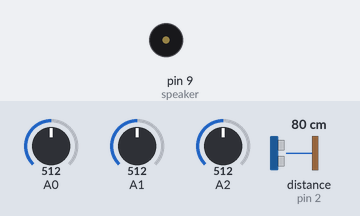
Recording of a sketch running on a simulated Arduino Uno, built with avr-gcc and run on an emulated ATmega328P. Parts: buzzer (waves = sounding). Wiring (inferred from the names in the program): ultrasonic range finder: trigger pin 3; echo pin 2. Inputs (shaded band) come from the test bench; at power-on: A0 = 512, A1 = 512, A2 = 512, distance to the obstacle (sensor on pin 2) 80 cm. The echo pulse lasts 58.3 µs per cm; what the sketch prints to the serial monitor is not drawn.

Above: at 0.5 s.
Timing chart, 0 to 3.0 s (numbered marks = the images above):
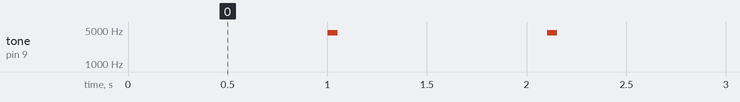

The sketch:

whitenoise_test.ino
```cpp
/* Noise machine using three potentiometers connected to analog inputs
and a piezo or small speaker. A pushbutton turns on the noise, the potentiometers
control the pitch using the Arduino tone() function, and two delay
values which control the length of each tone and length between
each tone. The potentiometers give analog values which are changed
using the map() function into larger or smaller ranges to suit your
musical tastes.
This code is in the public domain.
Matt Thomas 05/04/2019
*/
// const int buttonPin = 2;  // Pushbutton pin 2
const int trigPin = 3;
const int echoPin = 2;
const int speaker = 9;    // Speaker or piezo in pin 9
int buttonState = 0;      // Variables for the button
int potZero;              // and potentiometers
int potOne;
int potTwo;
void setup() {
  pinMode(9, OUTPUT);  // Speaker/piezo output pin
  pinMode(trigPin, OUTPUT);
  pinMode(echoPin, INPUT);
  Serial.begin(9600);
}
void loop() {
  // buttonState = digitalRead(buttonPin);  // Read the pushbutton state
  potZero = analogRead(A0);              //Variables for reading the analog values
  potOne = analogRead(A1);
  potTwo = analogRead(A2);

  int htz = map(potZero, 0, 1023, 0, 8800);  // Map the analog readings into
  int high = map(potOne, 0, 1023, 0, 100);   // new number ranges and create
  int low = map(potTwo, 0, 1023, 0, 100);    // new variables

  // take the trigger pin low to start a pulse:
  digitalWrite(trigPin, LOW);
  // delay 2 microseconds:
  delayMicroseconds(2);
  // take the trigger pin high:
  digitalWrite(trigPin, HIGH);
  // delay 10 microseconds:
  delayMicroseconds(10);
  // take the trigger pin low again to complete the pulse:
  digitalWrite(trigPin, LOW);

  Serial.print(potZero);
  Serial.print(", ");
  Serial.print(potOne);
  Serial.print(", ");
  Serial.print(potTwo);
  Serial.print(", ");

  // listen for a pulse on the echo pin:
  long duration = pulseIn(echoPin, HIGH);
  // calculate the distance in cm.
  //Sound travels approx.0.0343 microseconds per cm.,
  // and it's going to the target and back (hence the /2):
  int distance = (duration * 0.0343) / 2;
  Serial.println(distance);

  if (distance < 600) {                 // If the pushbutton is pressed...
    tone(speaker, htz);                      // Sound on
    delay(high);                             // Length of tone
    noTone(speaker);                         // Sound off
    delay(low);                              // Time until next tone
  } else {
    noTone(speaker);  // No tone if the button is released
  }

  // a short delay between readings:
  // delay(10);
}
```

Measured:
- by itself, tone on pin 9 (speaker): alternates 4404 Hz for 0.05 s and silent for 1.1 s
